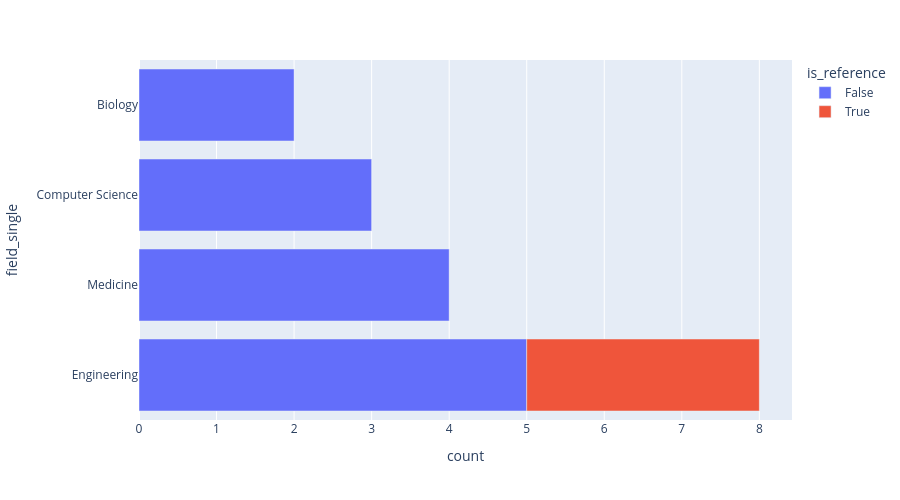

The notebook cell this image was saved under:
### Code cell
import plotly.express as px
def plot_histogram(df_input: pd.DataFrame, col_name:str, min_count_to_keep = 1,seperator:str=None, height=500):
    if seperator is None:
        gb = group_by_col_ref(df_input,col_name,min_count_to_keep)
    else:
        gb = explode_and_groupby_topic(df_input,col_name,min_count_to_keep,seperator)
    return px.bar(
    gb,
    y=col_name,
    color="is_reference",
    x="count",
    height=height)
plot_histogram(df_test,"field_single")

### Figure 1 — Plotly figure (JSON) as saved in the notebook; plotly's stock layout.template omitted (floating-point values rounded to 4 significant figures)
{"data": [{"hovertemplate": "is_reference=False<br>count=%{x}<br>field_single=%{y}<extra></extra>", "legendgroup": "False", "marker": {"color": "#636efa", "pattern": {"shape": ""}}, "name": "False", "orientation": "h", "showlegend": true, "textposition": "auto", "type": "bar", "x": [5, 4, 3, 2], "xaxis": "x", "y": ["Engineering", "Medicine", "Computer Science", "Biology"], "yaxis": "y"}, {"hovertemplate": "is_reference=True<br>count=%{x}<br>field_single=%{y}<extra></extra>", "legendgroup": "True", "marker": {"color": "#EF553B", "pattern": {"shape": ""}}, "name": "True", "orientation": "h", "showlegend": true, "textposition": "auto", "type": "bar", "x": [3], "xaxis": "x", "y": ["Engineering"], "yaxis": "y"}], "layout": {"barmode": "relative", "height": 500, "legend": {"title": {"text": "is_reference"}, "tracegroupgap": 0}, "margin": {"t": 60}, "xaxis": {"anchor": "y", "domain": [0, 1], "title": {"text": "count"}}, "yaxis": {"anchor": "x", "domain": [0, 1], "title": {"text": "field_single"}}}}
